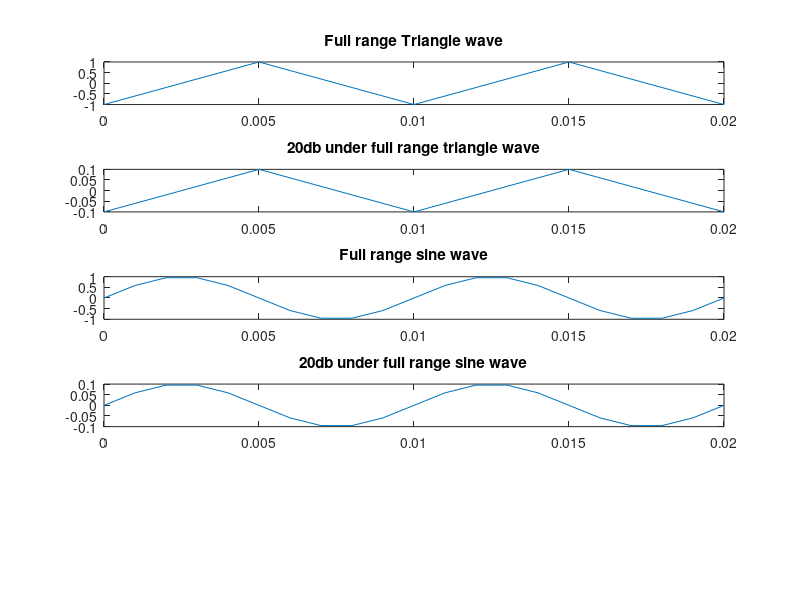

The MATLAB source for this figure: (Note: this script raises an error after producing the figure.)
%--------------------------------------------------------------------------
%               Audio- / Videosignalverarbeitung
%               TU Ilmenau
%
%               Polo, Franco
%               Ribecky, Sebastian
%
%               2014
%
%               HW 01
%               
%--------------------------------------------------------------------------

pkg load control;
pkg load signal;
clear all;
close all;
%commandwindow;
clc;

%alina.rubina@tu-ilmenau.de
%Helmholtbau, H3522
%Seminar: Sr K 2026 Donn 09.00-10.30


%--------------------------------------------------------------------------
%           Homework assignment 1/3
%           Signals generation
%--------------------------------------------------------------------------

% Frecuencies
f=100;
Fs = f/0.1;

%Time
T =1*(1/f);
dt = 1/Fs;
t = 0:dt:2*T;

%Full range Triangular wave
x1 = sawtooth(2*pi*f*t,0.5);
figure(1)
set(gcf, 'name', 'Waves')
subplot (5,1,1),
plot(t,x1)
title('Full range Triangle wave')

%20db under full range Triangular wave
x2 = 0.1*sawtooth(2*pi*f*t, 0.5);
figure(1)
subplot (5,1,2),
plot(t,x2)
title('20db under full range triangle wave')

%Full range sine wave
y1=sin(2*pi*f*t);
figure(1)
subplot (5,1,3),
plot(t,y1)
title('Full range sine wave')

%20db under full range sine wave
y2=0.1*sin(2*pi*f*t);
figure(1)
subplot (5,1,4),
plot(t,y2)
title('20db under full range sine wave')

%Audio signal
[s, Fs] = wavread('Imperial March_12.wav',150000);
for i=1:150000
    sh(i) = s(i);
end
figure(1)
subplot (5,1,5),
plot(s)
title('Audio signal')

%*****************************************************************
%What is the difference between full and under full range signals?
%*****************************************************************
%SNR is going to change. If we got 90dB of SNR for full range, then
%SNR for under range signal is going to be 70dB (90-20)	


%--------------------------------------------------------------------------
%           Homework assignment 2/3
%           Quantization and reconstruction
%--------------------------------------------------------------------------

%stepsize
q = (1-(-1))/(2^6);


%-------------------------------------------------------------------------------
%16 bit mid-rise quantizer
%-------------------------------------------------------------------------------

%quantized full range triangle wave
xq1a = floor (x1/q)

%decodified signal
x1a = xq1a*q;
figure(2)
set(gcf, 'name', '6-bit Mid-Rise quantization')
subplot(5,1,1),
plot(t,x1a)
title('Dequantized full range triangle wave')
%quantization error
qex1a = x1a-x1;

%quantized 20dB below full range triangle wave
xq2a = floor (x2/q);

%decodified signal
x2a = xq2a*q;
figure(2)
subplot(5,1,2),
plot(t,x2a)
title('Dequantized 20dB below full range triangle wave')
%quantization error
qex2a = x2a-x2;

%quantized full range sine wave
yq1a = floor (y1/q);

%decodified signal
y1a = yq1a*q;
figure(2)
subplot(5,1,3),
plot(t,y1a)
title('Dequantized full range sine wave')
%quantization error
qey1a = y1a-y1;

%quantized 20dB below full range sine wave
yq2a = floor (y2/q);

%decodified signal
y2a = yq2a*q;
figure(2)
subplot(5,1,4),
plot(t,y2a)
title('Dequantized 20dB below full range sine wave')
%quantization error
qey2a = y2a-y2;

%quantized audio signal
sqa = floor (s/q);

%decodified signal
sa = sqa*q;
figure(2)
subplot(5,1,5),
plot(sa)
title('Dequantized audio signal')
%quantization error
qesa = sqa-s;


%-------------------------------------------------------------------------------
%16 bit mid-tread quantizer
%-------------------------------------------------------------------------------

%quantized full range triangle wave
xq1b = round (x1/q);

%decodified signal
x1b = xq1b*q;
figure(3)
set(gcf, 'name', '6-bit Mid-Tread quantization')
subplot(5,1,1),
plot(t,x1b)
title('Dequantized full range triangle wave')
%quantization error
qex1b = x1b-x1;

%quantized 20dB below full range triangle wave
xq2b = round (x2/q);
xq1b = round (x1/q);

%decodified signal
x2b = xq2b*q;
figure(3)
subplot(5,1,2),
plot(t,x2b)
title('Dequantized 20dB below full range triangle wave')
%quantization error
qex2b = x2b-x2;

%quantized full range sine wave
yq1b = round (y1/q);
xq1b = round (x1/q);

%decodified signal
y1b = yq1b*q;
figure(3)
subplot(5,1,3),
plot(t,y1b)
title('Dequantized full range sine wave')
%quantization error
qey1b = y1b-y1;

%quantized 20dB below full range sine wave
yq2b = round (y2/q);
xq1b = round (x1/q);

%decodified signal
y2b = yq2b*q;
figure(3)
subplot(5,1,4),
plot(t,y2b)
title('Dequantized 20dB below full range sine wave')
%quantization error
qey2b = y2b-y2;

%quantized audio signal
sqb = round (s/q);
xq1b = round (x1/q);
%decodified signal
sb = sqb*q;
figure(3)
subplot(5,1,5),
plot(sb)
title('Dequantized audio signal')
%quantization error
qesb = sqb-s;


%-------------------------------------------------------------------------------
%uLaw quantization
%-------------------------------------------------------------------------------

A=1;
mu=255;

%Full range triangular wave
for i=1:length(x1)
   if x1(i) >= 0
    sign (i) = 1;
   else sign (i)= -1;
   end
   
   x1u(i)= sign (i)*((log(1+(255*abs(x1(i)/max(x1)))))/(log(1+255)));
  
end

index = round((2^8)*x1u);
x1ud = index / (2^8);

for i=1:length(x1)
   if x1(i) >= 0
    sign (i) = 1;
   else sign (i)= -1;
   end
   
   x1_mu (i)= sign(i)*((256^(abs(x1ud(i))))-1)*(max(x1)/255);
  
end

figure(4)
set(gcf, 'name', '8-bit uLaw quantization')
subplot(5,1,1),
plot(t,x1_mu)
title('De-Quantized full range triangle wave')

%20db under full range triangular wave
for i=1:length(x2)
   if x2(i) >= 0
    sign (i) = 1;
   else sign (i)= -1;
   end
   
   x2u(i)= sign (i)*((log(1+(255*abs(x2(i)/max(x2)))))/(log(1+255)));
  
end

index = round((2^8)*x2u);
x2ud = index/(2^8);

for i=1:length(x2)
   if x2(i) >= 0
    sign (i) = 1;
   else sign (i)= -1;
   end
   
   x2_mu (i)= sign(i)*((256^(abs(x2ud(i))))-1)*(max(x2)/255);
  
end

figure(4)
subplot(5,1,2),
plot(t,x2_mu)
title('De-Quantized 20 under full range triangle wave')

%Full range sine wave
for i=1:length(y1)
   if y1(i) >= 0
    sign (i) = 1;
   else sign (i)= -1;
   end
   
   y1u(i)= sign (i)*((log(1+(255*abs(y1(i)/max(y1)))))/(log(1+255)));
  
end

index = round((2^8)*y1u);
y1ud = index / (2^8);

for i=1:length(y1)
   if y1(i) >= 0
    sign (i) = 1;
   else sign (i)= -1;
   end
   
   y1_mu (i)= sign(i)*((256^(abs(y1ud(i))))-1)*(max(y1)/255);
  
end

figure(4)
subplot(5,1,3),
plot(t,y1_mu)
title('De-Quantized full range sine wave')


%20db under full range triangular wave
for i=1:length(y2)
   if y2(i) >= 0
    sign (i) = 1;
   else sign (i)= -1;
   end
   
   y2u(i)= sign (i)*((log(1+(255*abs(y2(i)/max(y2)))))/(log(1+255)));
  
end

index = round((2^8)*y2u);
y2ud = index/(2^8);

for i=1:length(y2)
   if y2(i) >= 0
    sign (i) = 1;
   else sign (i)= -1;
   end
   
   y2_mu (i)= sign(i)*((256^(abs(y2ud(i))))-1)*(max(y2)/255);
  
end

figure(4)
subplot(5,1,4),
plot(t,y2_mu)
title('De-Quantized 20 under full range sine wave')




%TODO check this coding
%Audio
length(sh)
for i=1:length(sh)/5
   if sh(i) >= 0
    sign (i) = 1;
   else sign (i)= -1;
   end
   
   %shu(i)= sign (i)*((log(1+(255*abs(sh(i)/max(sh)))))/(log(1+255)));
   shu(i)= ((log(1+(255*abs(sh(i)/max(sh)))))/(log(1+255)));
   %shu(i) = (log(1+(255*(sh(i)/max(sh)))))/(log(1+255));
 
end

index = round((2^8)*shu);
shud = index/(2^8);

for i=1:length(sh)/5
   if sh(i) >= 0
    sign (i) = 1;
   else sign (i)= -1;
   end
   
   sh_mu (i)= sign(i)*((256^(abs(shud(i))))-1)*(max(sh)/255);
  
end

figure(4)
subplot(5,1,5),
plot(sh_mu)
title('De-Quantized audio wave')





%*******************************************************************************
%Which quantization is better and why?
%*******************************************************************************
%The mid-rise can be seen as more accurate, because very small values are always
%quantized to half the quantization interval, so it reacts to very small input 
%values, but the mid-tread can save bit-rate because it always quantizes very 
%small values to zero. The expectation of the quantization error power for large
%signals stays the same for both types.
%uLaw has anyway a better performance for full range and under range signals,
%being a really strong advantage. The problem is, since it's not linear, some 
%more coding to be done.



